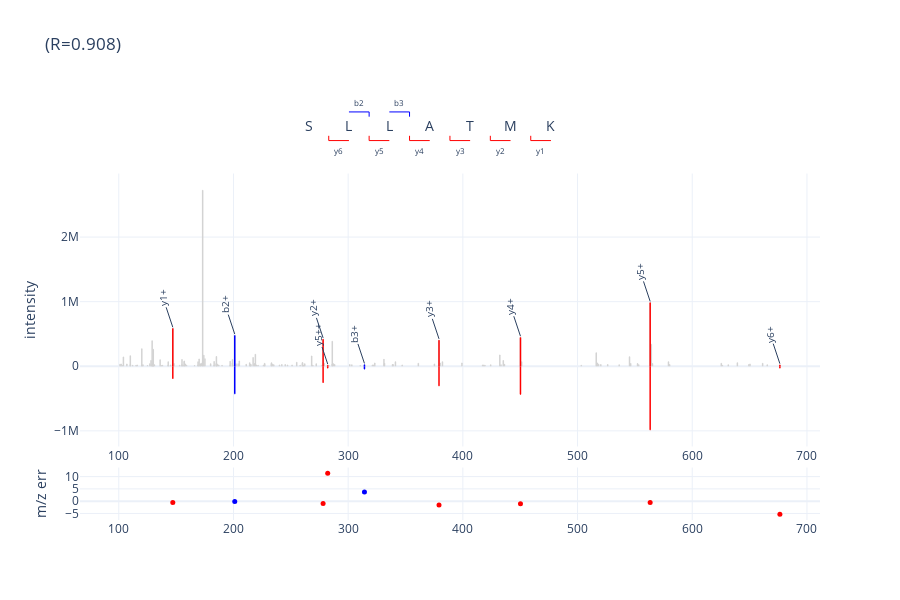

Source (notebook cell):
### Code cell
from alpharaw.viz.df_utils import make_psm_plot_for_dfs

spec_idx = plot_psm.spec_idx.values[0]
peak_mzs, peak_intens = ms_data.get_peaks(spec_idx)

plot_df = make_psm_plot_for_dfs(
    peak_mzs, peak_intens,
    plot_psm,
    plot_frag_mz_df,
    fragment_intensity_df=pred_inten_df[plot_frag_mz_df.columns],
)
psm_plotter.plot(plot_df, plot_psm.sequence[0], "", plot_unmatched_peaks=True)

### Figure 1 — Plotly figure (JSON) as saved in the notebook; plotly's stock layout.template omitted (floating-point values rounded to 4 significant figures; data arrays with more than 128 entries replaced by an {"elided": "..."} marker saying what was removed)
{"data": [{"marker": {"color": "lightgrey", "size": 1}, "mode": "markers", "name": "", "showlegend": false, "type": "scatter", "x": {"elided": "164 float values"}, "xaxis": "x2", "y": {"elided": "164 float values"}, "yaxis": "y2"}, {"hovertemplate": "<b>%{hovertext}</b><br><b>m/z:</b> %{x}<br><b>intensity:</b> %{y}", "hovertext": ["b2+", "b3+"], "marker": {"color": "blue", "size": 1}, "mode": "markers", "name": "", "showlegend": false, "type": "scatter", "x": [201.1, 314.2], "xaxis": "x2", "y": [478000.0, 24320.0], "yaxis": "y2"}, {"hovertemplate": "<b>%{hovertext}</b><br><b>m/z:</b> %{x}<br><b>intensity:</b> %{y}", "hovertext": ["b2+", "b3+"], "marker": {"color": "blue", "size": 1}, "mode": "markers", "name": "", "showlegend": false, "type": "scatter", "x": [201.1, 314.2], "xaxis": "x2", "y": [-426700.0, -41250.0], "yaxis": "y2"}, {"hovertemplate": "<b>%{hovertext}</b><br><b>m/z:</b> %{x}<br><b>intensity:</b> %{y}", "hovertext": ["y6+", "y5+", "y5++", "y4+", "y3+", "y2+", "y1+"], "marker": {"color": "red", "size": 1}, "mode": "markers", "name": "", "showlegend": false, "type": "scatter", "x": [676.4, 563.3, 282.2, 450.2, 379.2, 278.2, 147.1], "xaxis": "x2", "y": [20510.0, 984500.0, 14940.0, 445700.0, 404400.0, 419800.0, 584000.0], "yaxis": "y2"}, {"hovertemplate": "<b>%{hovertext}</b><br><b>m/z:</b> %{x}<br><b>intensity:</b> %{y}", "hovertext": ["y6+", "y5+", "y5++", "y4+", "y3+", "y2+", "y1+"], "marker": {"color": "red", "size": 1}, "mode": "markers", "name": "", "showlegend": false, "type": "scatter", "x": [676.4, 563.3, 282.2, 450.2, 379.2, 278.2, 147.1], "xaxis": "x2", "y": [-25060.0, -984500.0, -28490.0, -432500.0, -300900.0, -252600.0, -190400.0], "yaxis": "y2"}, {"hovertemplate": "%{hovertext}<br><b>m/z:</b> %{x}<br><b>Mass err:</b> %{y}", "hovertext": ["b2+", "b3+"], "marker": {"color": "blue", "size": 5}, "mode": "markers", "name": "blue", "showlegend": false, "type": "scatter", "x": [201.1, 314.2], "xaxis": "x3", "y": [-0.1517, 3.691], "yaxis": "y3"}, {"hovertemplate": "%{hovertext}<br><b>m/z:</b> %{x}<br><b>Mass err:</b> %{y}", "hovertext": ["y6+", "y5+", "y5++", "y4+", "y3+", "y2+", "y1+"], "marker": {"color": "red", "size": 5}, "mode": "markers", "name": "red", "showlegend": false, "type": "scatter", "x": [676.4, 563.3, 282.2, 450.2, 379.2, 278.2, 147.1], "xaxis": "x3", "y": [-5.324, -0.5417, 11.36, -1.085, -1.529, -0.9874, -0.5186], "yaxis": "y3"}, {"hoverinfo": "skip", "line": {"width": 1}, "marker": {"color": "blue"}, "mode": "lines", "showlegend": false, "type": "scatter", "x": [300.7, 318.3, 318.3], "xaxis": "x", "y": [0.6, 0.6, 0.4], "yaxis": "y"}, {"hoverinfo": "skip", "line": {"width": 1}, "marker": {"color": "blue"}, "mode": "lines", "showlegend": false, "type": "scatter", "x": [335.9, 353.5, 353.5], "xaxis": "x", "y": [0.6, 0.6, 0.4], "yaxis": "y"}, {"hoverinfo": "skip", "line": {"width": 1}, "marker": {"color": "red"}, "mode": "lines", "showlegend": false, "type": "scatter", "x": [300.7, 283.1, 283.1], "xaxis": "x", "y": [-0.6, -0.6, -0.4], "yaxis": "y"}, {"hoverinfo": "skip", "line": {"width": 1}, "marker": {"color": "red"}, "mode": "lines", "showlegend": false, "type": "scatter", "x": [335.9, 318.3, 318.3], "xaxis": "x", "y": [-0.6, -0.6, -0.4], "yaxis": "y"}, {"hoverinfo": "skip", "line": {"width": 1}, "marker": {"color": "red"}, "mode": "lines", "showlegend": false, "type": "scatter", "x": [371.1, 353.5, 353.5], "xaxis": "x", "y": [-0.6, -0.6, -0.4], "yaxis": "y"}, {"hoverinfo": "skip", "line": {"width": 1}, "marker": {"color": "red"}, "mode": "lines", "showlegend": false, "type": "scatter", "x": [406.4, 388.7, 388.7], "xaxis": "x", "y": [-0.6, -0.6, -0.4], "yaxis": "y"}, {"hoverinfo": "skip", "line": {"width": 1}, "marker": {"color": "red"}, "mode": "lines", "showlegend": false, "type": "scatter", "x": [441.6, 424.0, 424.0], "xaxis": "x", "y": [-0.6, -0.6, -0.4], "yaxis": "y"}, {"hoverinfo": "skip", "line": {"width": 1}, "marker": {"color": "red"}, "mode": "lines", "showlegend": false, "type": "scatter", "x": [476.8, 459.2, 459.2], "xaxis": "x", "y": [-0.6, -0.6, -0.4], "yaxis": "y"}], "layout": {"annotations": [{"font": {"size": 10}, "text": "y6+", "textangle": -90, "x": 676.4, "xref": "x2", "y": 40200.0, "yref": "y2"}, {"font": {"size": 10}, "text": "b2+", "textangle": -90, "x": 201.1, "xref": "x2", "y": 497700.0, "yref": "y2"}, {"font": {"size": 10}, "text": "y5+", "textangle": -90, "x": 563.3, "xref": "x2", "y": 1004000.0, "yref": "y2"}, {"font": {"size": 10}, "text": "y5++", "textangle": -90, "x": 282.2, "xref": "x2", "y": 34630.0, "yref": "y2"}, {"font": {"size": 10}, "text": "b3+", "textangle": -90, "x": 314.2, "xref": "x2", "y": 44010.0, "yref": "y2"}, {"font": {"size": 10}, "text": "y4+", "textangle": -90, "x": 450.2, "xref": "x2", "y": 465400.0, "yref": "y2"}, {"font": {"size": 10}, "text": "y3+", "textangle": -90, "x": 379.2, "xref": "x2", "y": 424000.0, "yref": "y2"}, {"font": {"size": 10}, "text": "y2+", "textangle": -90, "x": 278.2, "xref": "x2", "y": 439400.0, "yref": "y2"}, {"font": {"size": 10}, "text": "y1+", "textangle": -90, "x": 147.1, "xref": "x2", "y": 603700.0, "yref": "y2"}, {"align": "center", "font": {"size": 14}, "showarrow": false, "text": "S", "x": 265.5, "xref": "x", "y": 0, "yref": "y", "yshift": 1}, {"align": "center", "font": {"size": 14}, "showarrow": false, "text": "L", "x": 300.7, "xref": "x", "y": 0, "yref": "y", "yshift": 1}, {"align": "center", "font": {"size": 14}, "showarrow": false, "text": "L", "x": 335.9, "xref": "x", "y": 0, "yref": "y", "yshift": 1}, {"align": "center", "font": {"size": 14}, "showarrow": false, "text": "A", "x": 371.1, "xref": "x", "y": 0, "yref": "y", "yshift": 1}, {"align": "center", "font": {"size": 14}, "showarrow": false, "text": "T", "x": 406.4, "xref": "x", "y": 0, "yref": "y", "yshift": 1}, {"align": "center", "font": {"size": 14}, "showarrow": false, "text": "M", "x": 441.6, "xref": "x", "y": 0, "yref": "y", "yshift": 1}, {"align": "center", "font": {"size": 14}, "showarrow": false, "text": "K", "x": 476.8, "xref": "x", "y": 0, "yref": "y", "yshift": 1}, {"font": {"size": 8}, "showarrow": false, "text": "b2", "x": 309.5, "xref": "x", "y": 1, "yref": "y"}, {"font": {"size": 8}, "showarrow": false, "text": "b3", "x": 344.7, "xref": "x", "y": 1, "yref": "y"}, {"font": {"size": 8}, "showarrow": false, "text": "y6", "x": 291.9, "xref": "x", "y": -1, "yref": "y"}, {"font": {"size": 8}, "showarrow": false, "text": "y5", "x": 327.1, "xref": "x", "y": -1, "yref": "y"}, {"font": {"size": 8}, "showarrow": false, "text": "y4", "x": 362.3, "xref": "x", "y": -1, "yref": "y"}, {"font": {"size": 8}, "showarrow": false, "text": "y3", "x": 397.5, "xref": "x", "y": -1, "yref": "y"}, {"font": {"size": 8}, "showarrow": false, "text": "y2", "x": 432.8, "xref": "x", "y": -1, "yref": "y"}, {"font": {"size": 8}, "showarrow": false, "text": "y1", "x": 468.0, "xref": "x", "y": -1, "yref": "y"}], "height": 600, "hovermode": "x", "shapes": [{"line": {"color": "lightgrey", "width": 1.5}, "type": "line", "x0": 101.1, "x1": 101.1, "xref": "x2", "y0": 0, "y1": 30520.0, "yref": "y2"}, {"line": {"color": "lightgrey", "width": 1.5}, "type": "line", "x0": 102.1, "x1": 102.1, "xref": "x2", "y0": 0, "y1": 33910.0, "yref": "y2"}, {"line": {"color": "lightgrey", "width": 1.5}, "type": "line", "x0": 103.1, "x1": 103.1, "xref": "x2", "y0": 0, "y1": 13620.0, "yref": "y2"}, {"line": {"color": "lightgrey", "width": 1.5}, "type": "line", "x0": 104.1, "x1": 104.1, "xref": "x2", "y0": 0, "y1": 144500.0, "yref": "y2"}, {"line": {"color": "lightgrey", "width": 1.5}, "type": "line", "x0": 107.0, "x1": 107.0, "xref": "x2", "y0": 0, "y1": 36500.0, "yref": "y2"}, {"line": {"color": "lightgrey", "width": 1.5}, "type": "line", "x0": 110.1, "x1": 110.1, "xref": "x2", "y0": 0, "y1": 163400.0, "yref": "y2"}, {"line": {"color": "lightgrey", "width": 1.5}, "type": "line", "x0": 110.1, "x1": 110.1, "xref": "x2", "y0": 0, "y1": 26750.0, "yref": "y2"}, {"line": {"color": "lightgrey", "width": 1.5}, "type": "line", "x0": 112.1, "x1": 112.1, "xref": "x2", "y0": 0, "y1": 15490.0, "yref": "y2"}, {"line": {"color": "lightgrey", "width": 1.5}, "type": "line", "x0": 115.1, "x1": 115.1, "xref": "x2", "y0": 0, "y1": 14660.0, "yref": "y2"}, {"line": {"color": "lightgrey", "width": 1.5}, "type": "line", "x0": 116.1, "x1": 116.1, "xref": "x2", "y0": 0, "y1": 19250.0, "yref": "y2"}, {"line": {"color": "lightgrey", "width": 1.5}, "type": "line", "x0": 120.1, "x1": 120.1, "xref": "x2", "y0": 0, "y1": 269600.0, "yref": "y2"}, {"line": {"color": "lightgrey", "width": 1.5}, "type": "line", "x0": 120.1, "x1": 120.1, "xref": "x2", "y0": 0, "y1": 21010.0, "yref": "y2"}, {"line": {"color": "lightgrey", "width": 1.5}, "type": "line", "x0": 121.1, "x1": 121.1, "xref": "x2", "y0": 0, "y1": 21940.0, "yref": "y2"}, {"line": {"color": "lightgrey", "width": 1.5}, "type": "line", "x0": 125.1, "x1": 125.1, "xref": "x2", "y0": 0, "y1": 12180.0, "yref": "y2"}, {"line": {"color": "lightgrey", "width": 1.5}, "type": "line", "x0": 127.1, "x1": 127.1, "xref": "x2", "y0": 0, "y1": 38940.0, "yref": "y2"}, {"line": {"color": "lightgrey", "width": 1.5}, "type": "line", "x0": 128.1, "x1": 128.1, "xref": "x2", "y0": 0, "y1": 88960.0, "yref": "y2"}, {"line": {"color": "lightgrey", "width": 1.5}, "type": "line", "x0": 129.1, "x1": 129.1, "xref": "x2", "y0": 0, "y1": 16650.0, "yref": "y2"}, {"line": {"color": "lightgrey", "width": 1.5}, "type": "line", "x0": 129.1, "x1": 129.1, "xref": "x2", "y0": 0, "y1": 396600.0, "yref": "y2"}, {"line": {"color": "lightgrey", "width": 1.5}, "type": "line", "x0": 129.1, "x1": 129.1, "xref": "x2", "y0": 0, "y1": 27010.0, "yref": "y2"}, {"line": {"color": "lightgrey", "width": 1.5}, "type": "line", "x0": 130.0, "x1": 130.0, "xref": "x2", "y0": 0, "y1": 14030.0, "yref": "y2"}, {"line": {"color": "lightgrey", "width": 1.5}, "type": "line", "x0": 130.1, "x1": 130.1, "xref": "x2", "y0": 0, "y1": 55380.0, "yref": "y2"}, {"line": {"color": "lightgrey", "width": 1.5}, "type": "line", "x0": 130.1, "x1": 130.1, "xref": "x2", "y0": 0, "y1": 262100.0, "yref": "y2"}, {"line": {"color": "lightgrey", "width": 1.5}, "type": "line", "x0": 130.1, "x1": 130.1, "xref": "x2", "y0": 0, "y1": 38220.0, "yref": "y2"}, {"line": {"color": "lightgrey", "width": 1.5}, "type": "line", "x0": 131.1, "x1": 131.1, "xref": "x2", "y0": 0, "y1": 22970.0, "yref": "y2"}, {"line": {"color": "lightgrey", "width": 1.5}, "type": "line", "x0": 136.1, "x1": 136.1, "xref": "x2", "y0": 0, "y1": 100700.0, "yref": "y2"}, {"line": {"color": "lightgrey", "width": 1.5}, "type": "line", "x0": 137.1, "x1": 137.1, "xref": "x2", "y0": 0, "y1": 11740.0, "yref": "y2"}, {"line": {"color": "lightgrey", "width": 1.5}, "type": "line", "x0": 138.1, "x1": 138.1, "xref": "x2", "y0": 0, "y1": 15400.0, "yref": "y2"}, {"line": {"color": "lightgrey", "width": 1.5}, "type": "line", "x0": 143.1, "x1": 143.1, "xref": "x2", "y0": 0, "y1": 19160.0, "yref": "y2"}, {"line": {"color": "lightgrey", "width": 1.5}, "type": "line", "x0": 143.1, "x1": 143.1, "xref": "x2", "y0": 0, "y1": 71600.0, "yref": "y2"}, {"line": {"color": "lightgrey", "width": 1.5}, "type": "line", "x0": 145.1, "x1": 145.1, "xref": "x2", "y0": 0, "y1": 20570.0, "yref": "y2"}, {"line": {"color": "lightgrey", "width": 1.5}, "type": "line", "x0": 147.1, "x1": 147.1, "xref": "x2", "y0": 0, "y1": 584000.0, "yref": "y2"}, {"line": {"color": "lightgrey", "width": 1.5}, "type": "line", "x0": 148.1, "x1": 148.1, "xref": "x2", "y0": 0, "y1": 42040.0, "yref": "y2"}, {"line": {"color": "lightgrey", "width": 1.5}, "type": "line", "x0": 153.1, "x1": 153.1, "xref": "x2", "y0": 0, "y1": 16210.0, "yref": "y2"}, {"line": {"color": "lightgrey", "width": 1.5}, "type": "line", "x0": 155.1, "x1": 155.1, "xref": "x2", "y0": 0, "y1": 21800.0, "yref": "y2"}, {"line": {"color": "lightgrey", "width": 1.5}, "type": "line", "x0": 155.1, "x1": 155.1, "xref": "x2", "y0": 0, "y1": 106000.0, "yref": "y2"}, {"line": {"color": "lightgrey", "width": 1.5}, "type": "line", "x0": 156.1, "x1": 156.1, "xref": "x2", "y0": 0, "y1": 15780.0, "yref": "y2"}, {"line": {"color": "lightgrey", "width": 1.5}, "type": "line", "x0": 157.1, "x1": 157.1, "xref": "x2", "y0": 0, "y1": 68640.0, "yref": "y2"}, {"line": {"color": "lightgrey", "width": 1.5}, "type": "line", "x0": 157.1, "x1": 157.1, "xref": "x2", "y0": 0, "y1": 80940.0, "yref": "y2"}, {"line": {"color": "lightgrey", "width": 1.5}, "type": "line", "x0": 158.1, "x1": 158.1, "xref": "x2", "y0": 0, "y1": 34750.0, "yref": "y2"}, {"line": {"color": "lightgrey", "width": 1.5}, "type": "line", "x0": 159.1, "x1": 159.1, "xref": "x2", "y0": 0, "y1": 17300.0, "yref": "y2"}, {"line": {"color": "lightgrey", "width": 1.5}, "type": "line", "x0": 166.1, "x1": 166.1, "xref": "x2", "y0": 0, "y1": 13130.0, "yref": "y2"}, {"line": {"color": "lightgrey", "width": 1.5}, "type": "line", "x0": 169.1, "x1": 169.1, "xref": "x2", "y0": 0, "y1": 20820.0, "yref": "y2"}, {"line": {"color": "lightgrey", "width": 1.5}, "type": "line", "x0": 169.1, "x1": 169.1, "xref": "x2", "y0": 0, "y1": 70180.0, "yref": "y2"}, {"line": {"color": "lightgrey", "width": 1.5}, "type": "line", "x0": 170.1, "x1": 170.1, "xref": "x2", "y0": 0, "y1": 111200.0, "yref": "y2"}, {"line": {"color": "lightgrey", "width": 1.5}, "type": "line", "x0": 171.1, "x1": 171.1, "xref": "x2", "y0": 0, "y1": 16980.0, "yref": "y2"}, {"line": {"color": "lightgrey", "width": 1.5}, "type": "line", "x0": 171.1, "x1": 171.1, "xref": "x2", "y0": 0, "y1": 39390.0, "yref": "y2"}, {"line": {"color": "lightgrey", "width": 1.5}, "type": "line", "x0": 172.1, "x1": 172.1, "xref": "x2", "y0": 0, "y1": 44270.0, "yref": "y2"}, {"line": {"color": "lightgrey", "width": 1.5}, "type": "line", "x0": 173.1, "x1": 173.1, "xref": "x2", "y0": 0, "y1": 68020.0, "yref": "y2"}, {"line": {"color": "lightgrey", "width": 1.5}, "type": "line", "x0": 173.1, "x1": 173.1, "xref": "x2", "y0": 0, "y1": 2726695, "yref": "y2"}, {"line": {"color": "lightgrey", "width": 1.5}, "type": "line", "x0": 174.1, "x1": 174.1, "xref": "x2", "y0": 0, "y1": 169588, "yref": "y2"}, {"line": {"color": "lightgrey", "width": 1.5}, "type": "line", "x0": 175.1, "x1": 175.1, "xref": "x2", "y0": 0, "y1": 116300.0, "yref": "y2"}, {"line": {"color": "lightgrey", "width": 1.5}, "type": "line", "x0": 180.1, "x1": 180.1, "xref": "x2", "y0": 0, "y1": 39800.0, "yref": "y2"}, {"line": {"color": "lightgrey", "width": 1.5}, "type": "line", "x0": 183.1, "x1": 183.1, "xref": "x2", "y0": 0, "y1": 15250.0, "yref": "y2"}, {"line": {"color": "lightgrey", "width": 1.5}, "type": "line", "x0": 183.1, "x1": 183.1, "xref": "x2", "y0": 0, "y1": 72380.0, "yref": "y2"}, {"line": {"color": "lightgrey", "width": 1.5}, "type": "line", "x0": 185.1, "x1": 185.1, "xref": "x2", "y0": 0, "y1": 34740.0, "yref": "y2"}, {"line": {"color": "lightgrey", "width": 1.5}, "type": "line", "x0": 185.1, "x1": 185.1, "xref": "x2", "y0": 0, "y1": 150600.0, "yref": "y2"}, {"line": {"color": "lightgrey", "width": 1.5}, "type": "line", "x0": 185.2, "x1": 185.2, "xref": "x2", "y0": 0, "y1": 51880.0, "yref": "y2"}, {"line": {"color": "lightgrey", "width": 1.5}, "type": "line", "x0": 186.1, "x1": 186.1, "xref": "x2", "y0": 0, "y1": 27280.0, "yref": "y2"}, {"line": {"color": "lightgrey", "width": 1.5}, "type": "line", "x0": 187.1, "x1": 187.1, "xref": "x2", "y0": 0, "y1": 19260.0, "yref": "y2"}, {"line": {"color": "lightgrey", "width": 1.5}, "type": "line", "x0": 190.1, "x1": 190.1, "xref": "x2", "y0": 0, "y1": 16810.0, "yref": "y2"}, {"line": {"color": "lightgrey", "width": 1.5}, "type": "line", "x0": 197.1, "x1": 197.1, "xref": "x2", "y0": 0, "y1": 21280.0, "yref": "y2"}, {"line": {"color": "lightgrey", "width": 1.5}, "type": "line", "x0": 197.1, "x1": 197.1, "xref": "x2", "y0": 0, "y1": 77380.0, "yref": "y2"}, {"line": {"color": "lightgrey", "width": 1.5}, "type": "line", "x0": 199.1, "x1": 199.1, "xref": "x2", "y0": 0, "y1": 51010.0, "yref": "y2"}, {"line": {"color": "lightgrey", "width": 1.5}, "type": "line", "x0": 199.2, "x1": 199.2, "xref": "x2", "y0": 0, "y1": 103300.0, "yref": "y2"}, {"line": {"color": "lightgrey", "width": 1.5}, "type": "line", "x0": 200.2, "x1": 200.2, "xref": "x2", "y0": 0, "y1": 14720.0, "yref": "y2"}, {"line": {"color": "lightgrey", "width": 1.5}, "type": "line", "x0": 201.1, "x1": 201.1, "xref": "x2", "y0": 0, "y1": 478000.0, "yref": "y2"}, {"line": {"color": "lightgrey", "width": 1.5}, "type": "line", "x0": 202.1, "x1": 202.1, "xref": "x2", "y0": 0, "y1": 38990.0, "yref": "y2"}, {"line": {"color": "lightgrey", "width": 1.5}, "type": "line", "x0": 204.1, "x1": 204.1, "xref": "x2", "y0": 0, "y1": 39240.0, "yref": "y2"}, {"line": {"color": "lightgrey", "width": 1.5}, "type": "line", "x0": 205.1, "x1": 205.1, "xref": "x2", "y0": 0, "y1": 83130.0, "yref": "y2"}, {"line": {"color": "lightgrey", "width": 1.5}, "type": "line", "x0": 211.1, "x1": 211.1, "xref": "x2", "y0": 0, "y1": 31780.0, "yref": "y2"}, {"line": {"color": "lightgrey", "width": 1.5}, "type": "line", "x0": 214.1, "x1": 214.1, "xref": "x2", "y0": 0, "y1": 55350.0, "yref": "y2"}, {"line": {"color": "lightgrey", "width": 1.5}, "type": "line", "x0": 214.5, "x1": 214.5, "xref": "x2", "y0": 0, "y1": 26800.0, "yref": "y2"}, {"line": {"color": "lightgrey", "width": 1.5}, "type": "line", "x0": 215.1, "x1": 215.1, "xref": "x2", "y0": 0, "y1": 12310.0, "yref": "y2"}, {"line": {"color": "lightgrey", "width": 1.5}, "type": "line", "x0": 215.1, "x1": 215.1, "xref": "x2", "y0": 0, "y1": 30420.0, "yref": "y2"}, {"line": {"color": "lightgrey", "width": 1.5}, "type": "line", "x0": 217.1, "x1": 217.1, "xref": "x2", "y0": 0, "y1": 135300.0, "yref": "y2"}, {"line": {"color": "lightgrey", "width": 1.5}, "type": "line", "x0": 218.1, "x1": 218.1, "xref": "x2", "y0": 0, "y1": 42940.0, "yref": "y2"}, {"line": {"color": "lightgrey", "width": 1.5}, "type": "line", "x0": 219.1, "x1": 219.1, "xref": "x2", "y0": 0, "y1": 186300.0, "yref": "y2"}, {"line": {"color": "lightgrey", "width": 1.5}, "type": "line", "x0": 220.1, "x1": 220.1, "xref": "x2", "y0": 0, "y1": 21200.0, "yref": "y2"}, {"line": {"color": "lightgrey", "width": 1.5}, "type": "line", "x0": 221.5, "x1": 221.5, "xref": "x2", "y0": 0, "y1": 14110.0, "yref": "y2"}, {"line": {"color": "lightgrey", "width": 1.5}, "type": "line", "x0": 226.1, "x1": 226.1, "xref": "x2", "y0": 0, "y1": 16010.0, "yref": "y2"}, {"line": {"color": "lightgrey", "width": 1.5}, "type": "line", "x0": 227.1, "x1": 227.1, "xref": "x2", "y0": 0, "y1": 29970.0, "yref": "y2"}, {"line": {"color": "lightgrey", "width": 1.5}, "type": "line", "x0": 227.2, "x1": 227.2, "xref": "x2", "y0": 0, "y1": 45200.0, "yref": "y2"}, {"line": {"color": "lightgrey", "width": 1.5}, "type": "line", "x0": 233.1, "x1": 233.1, "xref": "x2", "y0": 0, "y1": 44680.0, "yref": "y2"}, {"line": {"color": "lightgrey", "width": 1.5}, "type": "line", "x0": 233.2, "x1": 233.2, "xref": "x2", "y0": 0, "y1": 55170.0, "yref": "y2"}, {"line": {"color": "lightgrey", "width": 1.5}, "type": "line", "x0": 234.1, "x1": 234.1, "xref": "x2", "y0": 0, "y1": 29650.0, "yref": "y2"}, {"line": {"color": "lightgrey", "width": 1.5}, "type": "line", "x0": 235.1, "x1": 235.1, "xref": "x2", "y0": 0, "y1": 22800.0, "yref": "y2"}, {"line": {"color": "lightgrey", "width": 1.5}, "type": "line", "x0": 240.1, "x1": 240.1, "xref": "x2", "y0": 0, "y1": 20840.0, "yref": "y2"}, {"line": {"color": "lightgrey", "width": 1.5}, "type": "line", "x0": 242.2, "x1": 242.2, "xref": "x2", "y0": 0, "y1": 29030.0, "yref": "y2"}, {"line": {"color": "lightgrey", "width": 1.5}, "type": "line", "x0": 245.1, "x1": 245.1, "xref": "x2", "y0": 0, "y1": 25740.0, "yref": "y2"}, {"line": {"color": "lightgrey", "width": 1.5}, "type": "line", "x0": 247.1, "x1": 247.1, "xref": "x2", "y0": 0, "y1": 18620.0, "yref": "y2"}, {"line": {"color": "lightgrey", "width": 1.5}, "type": "line", "x0": 251.1, "x1": 251.1, "xref": "x2", "y0": 0, "y1": 19210.0, "yref": "y2"}, {"line": {"color": "lightgrey", "width": 1.5}, "type": "line", "x0": 255.1, "x1": 255.1, "xref": "x2", "y0": 0, "y1": 61410.0, "yref": "y2"}, {"line": {"color": "lightgrey", "width": 1.5}, "type": "line", "x0": 258.1, "x1": 258.1, "xref": "x2", "y0": 0, "y1": 17100.0, "yref": "y2"}, {"line": {"color": "lightgrey", "width": 1.5}, "type": "line", "x0": 260.1, "x1": 260.1, "xref": "x2", "y0": 0, "y1": 56670.0, "yref": "y2"}, {"line": {"color": "lightgrey", "width": 1.5}, "type": "line", "x0": 260.2, "x1": 260.2, "xref": "x2", "y0": 0, "y1": 48470.0, "yref": "y2"}, {"line": {"color": "lightgrey", "width": 1.5}, "type": "line", "x0": 261.1, "x1": 261.1, "xref": "x2", "y0": 0, "y1": 13270.0, "yref": "y2"}, {"line": {"color": "lightgrey", "width": 1.5}, "type": "line", "x0": 261.2, "x1": 261.2, "xref": "x2", "y0": 0, "y1": 13630.0, "yref": "y2"}, {"line": {"color": "lightgrey", "width": 1.5}, "type": "line", "x0": 262.1, "x1": 262.1, "xref": "x2", "y0": 0, "y1": 39420.0, "yref": "y2"}, {"line": {"color": "lightgrey", "width": 1.5}, "type": "line", "x0": 268.2, "x1": 268.2, "xref": "x2", "y0": 0, "y1": 157400.0, "yref": "y2"}, {"line": {"color": "lightgrey", "width": 1.5}, "type": "line", "x0": 269.2, "x1": 269.2, "xref": "x2", "y0": 0, "y1": 13980.0, "yref": "y2"}, {"line": {"color": "lightgrey", "width": 1.5}, "type": "line", "x0": 272.2, "x1": 272.2, "xref": "x2", "y0": 0, "y1": 39900.0, "yref": "y2"}, {"line": {"color": "lightgrey", "width": 1.5}, "type": "line", "x0": 277.1, "x1": 277.1, "xref": "x2", "y0": 0, "y1": 16780.0, "yref": "y2"}, {"line": {"color": "lightgrey", "width": 1.5}, "type": "line", "x0": 278.2, "x1": 278.2, "xref": "x2", "y0": 0, "y1": 419800.0, "yref": "y2"}, {"line": {"color": "lightgrey", "width": 1.5}, "type": "line", "x0": 279.2, "x1": 279.2, "xref": "x2", "y0": 0, "y1": 46160.0, "yref": "y2"}, {"line": {"color": "lightgrey", "width": 1.5}, "type": "line", "x0": 282.2, "x1": 282.2, "xref": "x2", "y0": 0, "y1": 14940.0, "yref": "y2"}, {"line": {"color": "lightgrey", "width": 1.5}, "type": "line", "x0": 283.1, "x1": 283.1, "xref": "x2", "y0": 0, "y1": 13760.0, "yref": "y2"}, {"line": {"color": "lightgrey", "width": 1.5}, "type": "line", "x0": 286.1, "x1": 286.1, "xref": "x2", "y0": 0, "y1": 35880.0, "yref": "y2"}, {"line": {"color": "lightgrey", "width": 1.5}, "type": "line", "x0": 286.2, "x1": 286.2, "xref": "x2", "y0": 0, "y1": 385700.0, "yref": "y2"}, {"line": {"color": "lightgrey", "width": 1.5}, "type": "line", "x0": 287.2, "x1": 287.2, "xref": "x2", "y0": 0, "y1": 38500.0, "yref": "y2"}, {"line": {"color": "lightgrey", "width": 1.5}, "type": "line", "x0": 288.2, "x1": 288.2, "xref": "x2", "y0": 0, "y1": 27740.0, "yref": "y2"}, {"line": {"color": "lightgrey", "width": 1.5}, "type": "line", "x0": 301.4, "x1": 301.4, "xref": "x2", "y0": 0, "y1": 26600.0, "yref": "y2"}, {"line": {"color": "lightgrey", "width": 1.5}, "type": "line", "x0": 303.2, "x1": 303.2, "xref": "x2", "y0": 0, "y1": 25220.0, "yref": "y2"}, {"line": {"color": "lightgrey", "width": 1.5}, "type": "line", "x0": 310.5, "x1": 310.5, "xref": "x2", "y0": 0, "y1": 13230.0, "yref": "y2"}, {"line": {"color": "lightgrey", "width": 1.5}, "type": "line", "x0": 314.2, "x1": 314.2, "xref": "x2", "y0": 0, "y1": 24320.0, "yref": "y2"}, {"line": {"color": "lightgrey", "width": 1.5}, "type": "line", "x0": 321.2, "x1": 321.2, "xref": "x2", "y0": 0, "y1": 18890.0, "yref": "y2"}, {"line": {"color": "lightgrey", "width": 1.5}, "type": "line", "x0": 322.2, "x1": 322.2, "xref": "x2", "y0": 0, "y1": 21180.0, "yref": "y2"}, {"line": {"color": "lightgrey", "width": 1.5}, "type": "line", "x0": 323.2, "x1": 323.2, "xref": "x2", "y0": 0, "y1": 49080.0, "yref": "y2"}, {"line": {"color": "lightgrey", "width": 1.5}, "type": "line", "x0": 331.2, "x1": 331.2, "xref": "x2", "y0": 0, "y1": 107800.0, "yref": "y2"}, {"line": {"color": "lightgrey", "width": 1.5}, "type": "line", "x0": 331.7, "x1": 331.7, "xref": "x2", "y0": 0, "y1": 45180.0, "yref": "y2"}, {"line": {"color": "lightgrey", "width": 1.5}, "type": "line", "x0": 338.7, "x1": 338.7, "xref": "x2", "y0": 0, "y1": 27060.0, "yref": "y2"}, {"line": {"color": "lightgrey", "width": 1.5}, "type": "line", "x0": 339.2, "x1": 339.2, "xref": "x2", "y0": 0, "y1": 27470.0, "yref": "y2"}, {"line": {"color": "lightgrey", "width": 1.5}, "type": "line", "x0": 341.2, "x1": 341.2, "xref": "x2", "y0": 0, "y1": 70550.0, "yref": "y2"}, {"line": {"color": "lightgrey", "width": 1.5}, "type": "line", "x0": 347.1, "x1": 347.1, "xref": "x2", "y0": 0, "y1": 20280.0, "yref": "y2"}, {"line": {"color": "lightgrey", "width": 1.5}, "type": "line", "x0": 361.2, "x1": 361.2, "xref": "x2", "y0": 0, "y1": 48260.0, "yref": "y2"}, {"line": {"color": "lightgrey", "width": 1.5}, "type": "line", "x0": 375.2, "x1": 375.2, "xref": "x2", "y0": 0, "y1": 33700.0, "yref": "y2"}, {"line": {"color": "lightgrey", "width": 1.5}, "type": "line", "x0": 379.2, "x1": 379.2, "xref": "x2", "y0": 0, "y1": 404400.0, "yref": "y2"}, {"line": {"color": "lightgrey", "width": 1.5}, "type": "line", "x0": 380.2, "x1": 380.2, "xref": "x2", "y0": 0, "y1": 49040.0, "yref": "y2"}, {"line": {"color": "lightgrey", "width": 1.5}, "type": "line", "x0": 382.2, "x1": 382.2, "xref": "x2", "y0": 0, "y1": 69760.0, "yref": "y2"}, {"line": {"color": "lightgrey", "width": 1.5}, "type": "line", "x0": 399.2, "x1": 399.2, "xref": "x2", "y0": 0, "y1": 51680.0, "yref": "y2"}, {"line": {"color": "lightgrey", "width": 1.5}, "type": "line", "x0": 417.2, "x1": 417.2, "xref": "x2", "y0": 0, "y1": 18390.0, "yref": "y2"}, {"line": {"color": "lightgrey", "width": 1.5}, "type": "line", "x0": 418.3, "x1": 418.3, "xref": "x2", "y0": 0, "y1": 18340.0, "yref": "y2"}, {"line": {"color": "lightgrey", "width": 1.5}, "type": "line", "x0": 419.2, "x1": 419.2, "xref": "x2", "y0": 0, "y1": 15330.0, "yref": "y2"}, {"line": {"color": "lightgrey", "width": 1.5}, "type": "line", "x0": 424.2, "x1": 424.2, "xref": "x2", "y0": 0, "y1": 21940.0, "yref": "y2"}, {"line": {"color": "lightgrey", "width": 1.5}, "type": "line", "x0": 432.2, "x1": 432.2, "xref": "x2", "y0": 0, "y1": 174200.0, "yref": "y2"}, {"line": {"color": "lightgrey", "width": 1.5}, "type": "line", "x0": 433.2, "x1": 433.2, "xref": "x2", "y0": 0, "y1": 22230.0, "yref": "y2"}, {"line": {"color": "lightgrey", "width": 1.5}, "type": "line", "x0": 435.3, "x1": 435.3, "xref": "x2", "y0": 0, "y1": 87520.0, "yref": "y2"}, {"line": {"color": "lightgrey", "width": 1.5}, "type": "line", "x0": 436.3, "x1": 436.3, "xref": "x2", "y0": 0, "y1": 29860.0, "yref": "y2"}, {"line": {"color": "lightgrey", "width": 1.5}, "type": "line", "x0": 450.2, "x1": 450.2, "xref": "x2", "y0": 0, "y1": 445700.0, "yref": "y2"}, {"line": {"color": "lightgrey", "width": 1.5}, "type": "line", "x0": 451.2, "x1": 451.2, "xref": "x2", "y0": 0, "y1": 68560.0, "yref": "y2"}, {"line": {"color": "lightgrey", "width": 1.5}, "type": "line", "x0": 503.3, "x1": 503.3, "xref": "x2", "y0": 0, "y1": 15080.0, "yref": "y2"}, {"line": {"color": "lightgrey", "width": 1.5}, "type": "line", "x0": 516.3, "x1": 516.3, "xref": "x2", "y0": 0, "y1": 209700.0, "yref": "y2"}, {"line": {"color": "lightgrey", "width": 1.5}, "type": "line", "x0": 517.3, "x1": 517.3, "xref": "x2", "y0": 0, "y1": 49090.0, "yref": "y2"}, {"line": {"color": "lightgrey", "width": 1.5}, "type": "line", "x0": 518.3, "x1": 518.3, "xref": "x2", "y0": 0, "y1": 30650.0, "yref": "y2"}, {"line": {"color": "lightgrey", "width": 1.5}, "type": "line", "x0": 520.3, "x1": 520.3, "xref": "x2", "y0": 0, "y1": 29140.0, "yref": "y2"}, {"line": {"color": "lightgrey", "width": 1.5}, "type": "line", "x0": 526.3, "x1": 526.3, "xref": "x2", "y0": 0, "y1": 27580.0, "yref": "y2"}, {"line": {"color": "lightgrey", "width": 1.5}, "type": "line", "x0": 536.3, "x1": 536.3, "xref": "x2", "y0": 0, "y1": 23960.0, "yref": "y2"}, {"line": {"color": "lightgrey", "width": 1.5}, "type": "line", "x0": 545.3, "x1": 545.3, "xref": "x2", "y0": 0, "y1": 146300.0, "yref": "y2"}, {"line": {"color": "lightgrey", "width": 1.5}, "type": "line", "x0": 546.3, "x1": 546.3, "xref": "x2", "y0": 0, "y1": 43930.0, "yref": "y2"}, {"line": {"color": "lightgrey", "width": 1.5}, "type": "line", "x0": 552.3, "x1": 552.3, "xref": "x2", "y0": 0, "y1": 41560.0, "yref": "y2"}, {"line": {"color": "lightgrey", "width": 1.5}, "type": "line", "x0": 553.3, "x1": 553.3, "xref": "x2", "y0": 0, "y1": 24840.0, "yref": "y2"}, {"line": {"color": "lightgrey", "width": 1.5}, "type": "line", "x0": 563.3, "x1": 563.3, "xref": "x2", "y0": 0, "y1": 984500.0, "yref": "y2"}, {"line": {"color": "lightgrey", "width": 1.5}, "type": "line", "x0": 564.3, "x1": 564.3, "xref": "x2", "y0": 0, "y1": 342300.0, "yref": "y2"}, {"line": {"color": "lightgrey", "width": 1.5}, "type": "line", "x0": 565.3, "x1": 565.3, "xref": "x2", "y0": 0, "y1": 41320.0, "yref": "y2"}, {"line": {"color": "lightgrey", "width": 1.5}, "type": "line", "x0": 579.3, "x1": 579.3, "xref": "x2", "y0": 0, "y1": 71360.0, "yref": "y2"}, {"line": {"color": "lightgrey", "width": 1.5}, "type": "line", "x0": 580.3, "x1": 580.3, "xref": "x2", "y0": 0, "y1": 25860.0, "yref": "y2"}, {"line": {"color": "lightgrey", "width": 1.5}, "type": "line", "x0": 625.3, "x1": 625.3, "xref": "x2", "y0": 0, "y1": 45730.0, "yref": "y2"}, {"line": {"color": "lightgrey", "width": 1.5}, "type": "line", "x0": 626.3, "x1": 626.3, "xref": "x2", "y0": 0, "y1": 15200.0, "yref": "y2"}, {"line": {"color": "lightgrey", "width": 1.5}, "type": "line", "x0": 631.4, "x1": 631.4, "xref": "x2", "y0": 0, "y1": 23390.0, "yref": "y2"}, {"line": {"color": "lightgrey", "width": 1.5}, "type": "line", "x0": 639.4, "x1": 639.4, "xref": "x2", "y0": 0, "y1": 53210.0, "yref": "y2"}, {"line": {"color": "lightgrey", "width": 1.5}, "type": "line", "x0": 649.4, "x1": 649.4, "xref": "x2", "y0": 0, "y1": 27750.0, "yref": "y2"}, {"line": {"color": "lightgrey", "width": 1.5}, "type": "line", "x0": 650.4, "x1": 650.4, "xref": "x2", "y0": 0, "y1": 36850.0, "yref": "y2"}, {"line": {"color": "lightgrey", "width": 1.5}, "type": "line", "x0": 661.4, "x1": 661.4, "xref": "x2", "y0": 0, "y1": 48560.0, "yref": "y2"}, {"line": {"color": "lightgrey", "width": 1.5}, "type": "line", "x0": 665.4, "x1": 665.4, "xref": "x2", "y0": 0, "y1": 24850.0, "yref": "y2"}, {"line": {"color": "lightgrey", "width": 1.5}, "type": "line", "x0": 676.4, "x1": 676.4, "xref": "x2", "y0": 0, "y1": 20510.0, "yref": "y2"}, {"line": {"color": "red", "width": 1.5}, "type": "line", "x0": 676.4, "x1": 676.4, "xref": "x2", "y0": 0, "y1": 20510.0, "yref": "y2"}, {"line": {"color": "blue", "width": 1.5}, "type": "line", "x0": 201.1, "x1": 201.1, "xref": "x2", "y0": 0, "y1": 478000.0, "yref": "y2"}, {"line": {"color": "red", "width": 1.5}, "type": "line", "x0": 563.3, "x1": 563.3, "xref": "x2", "y0": 0, "y1": 984500.0, "yref": "y2"}, {"line": {"color": "red", "width": 1.5}, "type": "line", "x0": 282.2, "x1": 282.2, "xref": "x2", "y0": 0, "y1": 14940.0, "yref": "y2"}, {"line": {"color": "blue", "width": 1.5}, "type": "line", "x0": 314.2, "x1": 314.2, "xref": "x2", "y0": 0, "y1": 24320.0, "yref": "y2"}, {"line": {"color": "red", "width": 1.5}, "type": "line", "x0": 450.2, "x1": 450.2, "xref": "x2", "y0": 0, "y1": 445700.0, "yref": "y2"}, {"line": {"color": "red", "width": 1.5}, "type": "line", "x0": 379.2, "x1": 379.2, "xref": "x2", "y0": 0, "y1": 404400.0, "yref": "y2"}, {"line": {"color": "red", "width": 1.5}, "type": "line", "x0": 278.2, "x1": 278.2, "xref": "x2", "y0": 0, "y1": 419800.0, "yref": "y2"}, {"line": {"color": "red", "width": 1.5}, "type": "line", "x0": 147.1, "x1": 147.1, "xref": "x2", "y0": 0, "y1": 584000.0, "yref": "y2"}, {"line": {"color": "red", "width": 1.5}, "type": "line", "x0": 676.4, "x1": 676.4, "xref": "x2", "y0": 0, "y1": -25060.0, "yref": "y2"}, {"line": {"color": "blue", "width": 1.5}, "type": "line", "x0": 201.1, "x1": 201.1, "xref": "x2", "y0": 0, "y1": -426700.0, "yref": "y2"}, {"line": {"color": "red", "width": 1.5}, "type": "line", "x0": 563.3, "x1": 563.3, "xref": "x2", "y0": 0, "y1": -984500.0, "yref": "y2"}, {"line": {"color": "red", "width": 1.5}, "type": "line", "x0": 282.2, "x1": 282.2, "xref": "x2", "y0": 0, "y1": -28490.0, "yref": "y2"}, {"line": {"color": "blue", "width": 1.5}, "type": "line", "x0": 314.2, "x1": 314.2, "xref": "x2", "y0": 0, "y1": -41250.0, "yref": "y2"}, {"line": {"color": "red", "width": 1.5}, "type": "line", "x0": 450.2, "x1": 450.2, "xref": "x2", "y0": 0, "y1": -432500.0, "yref": "y2"}, {"line": {"color": "red", "width": 1.5}, "type": "line", "x0": 379.2, "x1": 379.2, "xref": "x2", "y0": 0, "y1": -300900.0, "yref": "y2"}, {"line": {"color": "red", "width": 1.5}, "type": "line", "x0": 278.2, "x1": 278.2, "xref": "x2", "y0": 0, "y1": -252600.0, "yref": "y2"}, {"line": {"color": "red", "width": 1.5}, "type": "line", "x0": 147.1, "x1": 147.1, "xref": "x2", "y0": 0, "y1": -190400.0, "yref": "y2"}], "title": {"text": " (R=0.908)", "yanchor": "bottom"}, "xaxis": {"anchor": "y", "domain": [0, 1], "matches": "x", "visible": false}, "xaxis2": {"anchor": "y2", "domain": [0, 1], "matches": "x"}, "xaxis3": {"anchor": "y3", "domain": [0, 1], "matches": "x"}, "yaxis": {"anchor": "x", "domain": [0.875, 1], "range": [-1.1, 1.1], "title": {"text": "intensity"}, "visible": false}, "yaxis2": {"anchor": "x2", "domain": [0.175, 0.825], "title": {"text": "intensity"}}, "yaxis3": {"anchor": "x3", "domain": [0, 0.125], "title": {"text": "m/z err"}}}}
